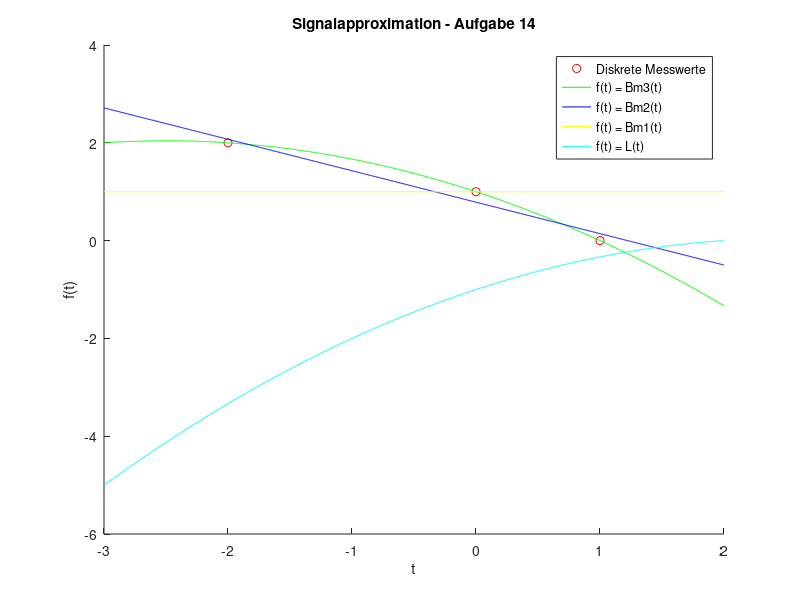

Write the MATLAB code that produced this figure.
function aufgabenNummerX()
% Um ein MATLAB-Skript via SSH auszufuehren, dieses einfach in eine Function packen, auf der Konsole matlab starten und dort die Function aufrufen.
figureToSave = figure;
% Erzeugt die figure-Umgebung im Voraus und laesst sie zugaenglich ueber den Namen.

t = [-2 0 1];
f = [2 1 0];

x = linspace(-3, 2, 1000);
Bm3 = [];
Bm2 = [];
Bm1 = [];
L = [];

for i = 1:1000
	Bm3(i) = -1/6 *x(i)^2 - 5/6 * x(i) + 1;
	Bm2(i) = 11/14 - 9/14 * x(i);
	Bm1(i) = 1;
	L(i)   = -(x(i)^2 - 5 * x(i) +6)/6;
end

hold on;
xlabel('t');
ylabel('f(t)');
title('Signalapproximation - Aufgabe 14');
plot(t, f, 'o', 'Color', [1 0 0]);
plot(x, Bm3, 'Color', [0 1 0]);
plot(x, Bm2, 'Color', [0 0 1]);
plot(x, Bm1, 'Color', [1 1 0]);
plot(x, L, 'Color', [0 1 1]);
legend('Diskrete Messwerte', 'f(t) = Bm3(t)', 'f(t) = Bm2(t)', 'f(t) = Bm1(t)', 'f(t) = L(t)');

print(figureToSave, '-dpng', 'plottedPic.png');
% Schreibt die aktuelle figure-Umgebung in das 'plottedPic.png' aus
end
